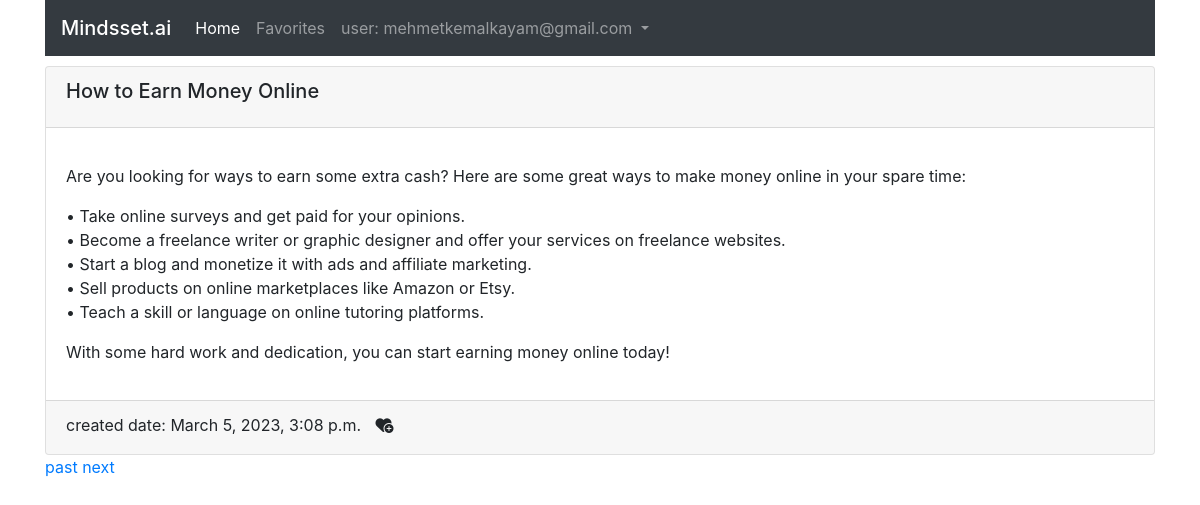
The app's page /postdetail/how-to-earn-money-online/ (signed in) with its own data.
### users/models.py (models this page shows)
class CustomUser(AbstractUser):
    is_email_verified = models.BooleanField(default = False)
    username = None
    email = models.EmailField(unique=True)
    USERNAME_FIELD = 'email'
    REQUIRED_FIELDS = []
    objects = CustomUserManager()
    def __str__(self):
        return self.email

### core/models.py (models this page shows, shortened)
class Post(models.Model):
    title = models.CharField(max_length=80)
    content = models.TextField()
    slug = models.SlugField(max_length=400, unique=True, blank=True)
    date = models.DateTimeField(auto_now_add=True)
    active = models.BooleanField(default=True)
    link = models.URLField(max_length=200, blank=True)

### core/views.py (the view)
# urls.py: path('postdetail/<slug>/', views.postdetail, name ='postdetail'),
def postdetail(request, slug):
    post = Post.objects.get(slug=slug)
    pastPost = Post.objects.get(id=(post.id-1))
    nextPost = Post.objects.get(id=(post.id+1))
    context={
        'post':post,
        'pastPost':pastPost,
        'nextPost':nextPost,
    }
    return render(request, 'postdetail.html', context)

### templates/postdetail.html (shortened to what this page needs)
{% extends "index.html" %}
{% block content %}
<div class="card" style="margin-top: 10px;">
    <div class="card-header">
        <h5 class="card-title">{{post.title}}</h5>
    </div>
    <div class="card-body">
      <p class="card-text">{{post.content | linebreaks}}</p>
    </div>
    <div class="card-footer">
        created date: {{post.date}}
        <i data-post={{post.id}} data-action="add"  style = " margin-left: 10px; height:25px; width:auto; " class="fa-solid fa-heart-circle-plus favi update-fav"></i>
      </div>
  </div>
  <a href="{% url 'postdetail' slug=pastPost.slug %}"> past</a>
  <a href="{% url 'postdetail' slug=nextPost.slug %}"> next </a>
{% endblock content %}

### templates/index.html (shortened to what this page needs)
<!DOCTYPE html>
{% load static %}
<html lang="en">
<head>
    <link rel="stylesheet" href="https://cdn.jsdelivr.net/npm/bootstrap@4.0.0/dist/css/bootstrap.min.css">
    <link rel="stylesheet" href="https://cdnjs.cloudflare.com/ajax/libs/font-awesome/6.3.0/css/all.min.css" />
</head>
<body>
<div class="container">
    <nav class="navbar navbar-expand-lg navbar-dark bg-dark">
        <span class="navbar-brand mb-0 h1">Mindsset.ai</span>
        <div class="collapse navbar-collapse" id="navbarNavDropdown">
          <ul class="navbar-nav">
            <li class="nav-item active">
              <a class="nav-link" href="{% url 'index' %}">Home <span class="sr-only">(current)</span></a>
            </li>
            <li class="nav-item">
              <a class="nav-link" href="{% url 'fav' %}">Favorites</a>
            </li>
            <li class="nav-item dropdown">
              <a class="nav-link dropdown-toggle" href="#" id="navbarDropdownMenuLink" data-toggle="dropdown" aria-haspopup="true" aria-expanded="false">
                user: {{request.user}}
              </a>
            </li>
          </ul>
        </div>
      </nav>
      {% block content %}{% endblock content %}
</div>
</body>
</html>

### records on screen
CustomUser: user "mehmetkemalkayam@gmail.com"
Post: title "How to Earn Money Online", content "Are you looking for ways to earn some extra cash? Here are some great ways to make money online in your spare time: • Take online surveys and get paid for your opinions. • Become a freelance writer or graphic designer and offer your services on freelance websites. • Start a blog and monetize it with ads and affiliate marketing. • Sell products on online marketplaces like Amazon or Etsy. • Teach a skill or language on online tutoring platforms. With some hard work and dedication, you can start earning money online today!", date "March 5, 2023, 3:08 p.m."
